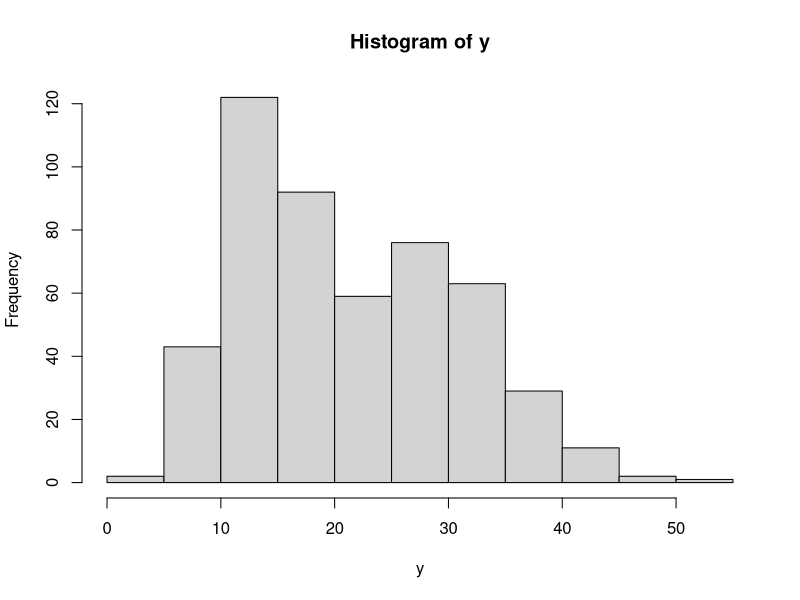
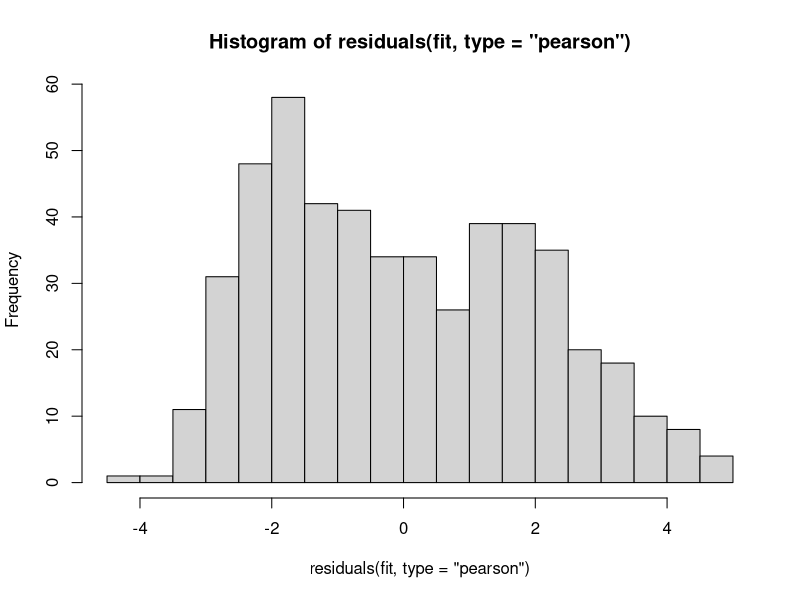
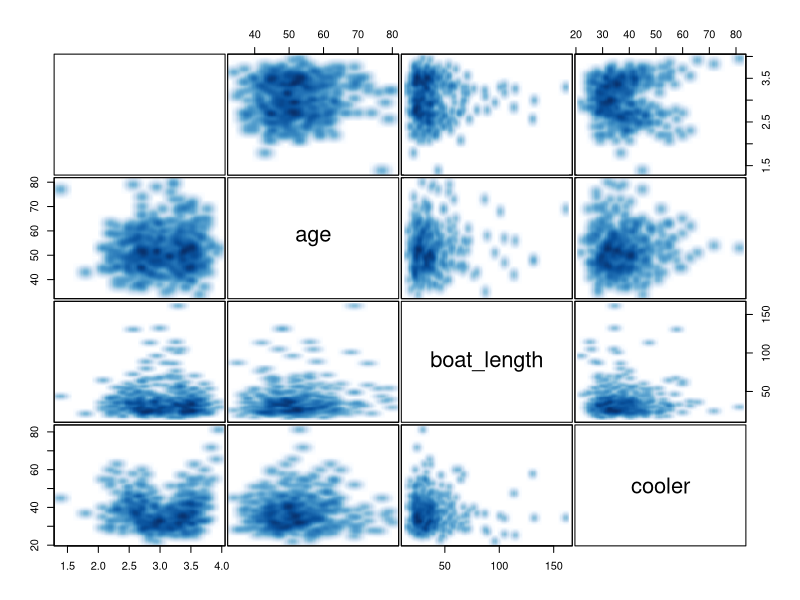
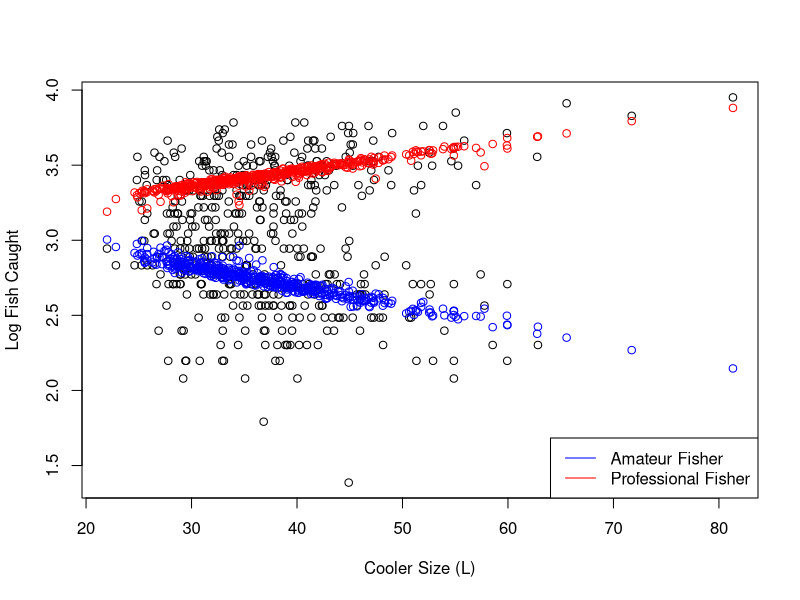
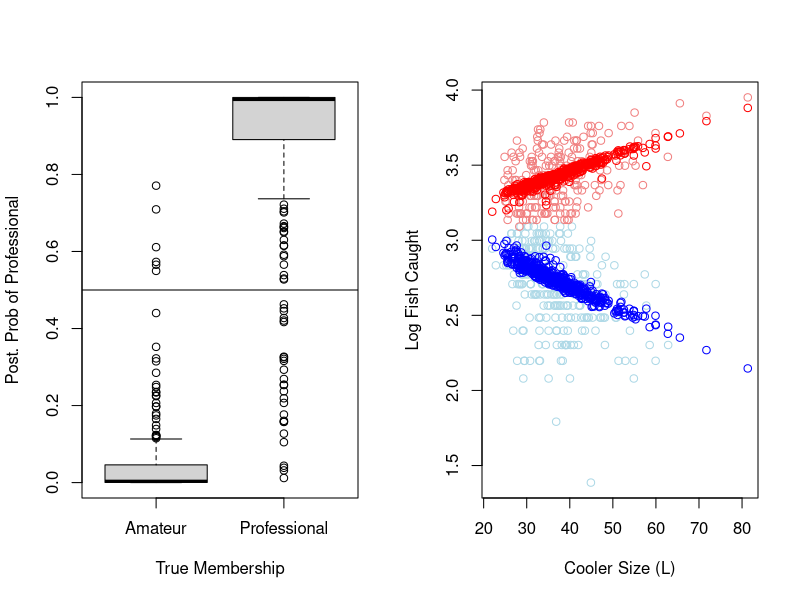

Write the R code that produced these figures, in order.
## ---- chunk 1
knitr::opts_chunk$set(echo = TRUE)
## ---- chunk 2
# generate the data
set.seed(10)

# sample size
n = 500

# create design matrix
cooler = round(rt(n, 15, 35),2)
boat_length =  round(rt(n,5, 30),2)
age = round(rt(n,25, 50))
X = model.matrix(~ 1 + age + boat_length + cooler)

# set coefficients
pi1 = 0.5 # non-professional proportion
pi2 = 1-pi1 # professional proportion
beta_1 = matrix(c(3, 0, 0, -.01),ncol = 1) # NP coefs, larger boat cooler = less fish
beta_2 = matrix(c(3, 0, 0, .01),ncol = 1) # P coefs, larger boat cooler = more fish

# simulate data
group_indicators = rbinom(n, 1, pi2) # 1 = P, 0 = NP
y = rep(0, n)
y[group_indicators == 0] = rpois(n = sum(group_indicators == 0),lambda = exp(X[group_indicators == 0,]%*%beta_1))
y[group_indicators == 1] = rpois(n = sum(group_indicators == 1),lambda = exp(X[group_indicators == 1,]%*%beta_2))
# write.table(cbind(y, X[,-1]), file = './em/fish.txt', quote = F, col.names = T, row.names = F,  sep = "\t")
## ---- chunk 3
fit = glm(y ~ X-1, family = poisson())
summary(fit)
## ---- chunk 4
hist(y)
## ---- chunk 5
hist(residuals(fit, type="pearson"), breaks = 20)
## ---- chunk 6
pairs(cbind(log(y+1), X[,-1]), panel = function(...) smoothScatter(..., nrpoints = 0, add = TRUE), gap = 0.2)
## ---- chunk 7
tol = 10^-5
maxit = 50
iter = 0
eps = Inf
ll = -10000
fit = list()
  
## create posterior probability matrix
pp = matrix(0, n, 2)
colnames(pp) = c("amateur","prof")

## use informative initialization, 
## assuming lower counts --> amatuer
## choose prop of samples that are amatuer first
## should vary this and re-evaluate
prop_ama = 0.6

## set everything greater than th
pp[y > quantile(y, prop_ama),2] = 1
pp[,1] = 1 - pp[,2]

## now start the EM algorithm
start = Sys.time()
while(eps > tol & iter < maxit){
  
  ## save old ll
    ll0 = ll
  
  ## start M-step
    # pi, mean of component pp's
    pi = colMeans(pp)
    
    # betak, weighted glm's based on pp
    for(i in 1:2) fit[[i]] = glm(y ~ X -1, family = poisson(), weights = pp[,i])
  
  ## start E-step
    # calculate numerator
    for(i in 1:2) pp[,i] = pi[i]*dpois(y,lambda = fit[[i]]$fitted)
  
    # divide by denominator, the sum across components in each i
    pp = pp/rowSums(pp)
 
  ## calculate LL
    interior_sum = 0
    for(i in 1:2) interior_sum = interior_sum + pi[i]*dpois(y,lambda = fit[[i]]$fitted) 
    ll = sum(log(interior_sum))
    
  ## calculate relative change in log likelihood  
    eps  = abs(ll-ll0)/abs(ll0)
  
  ## update iterator
    iter = iter + 1
    if(iter == maxit) warning("Iteration limit reached without convergence")
  
  ## print out info to keep track
    cat(sprintf("Iter: %d logL: %.2f pi1: %.3f  eps:%f\n",iter, ll,pi[1],eps))
}

end = Sys.time()
print(end - start)
  
## ---- chunk 8
# print the mixture proportion estimates
print(pi)

# print the coefficients pertaining to the first mixture component
print(fit[[1]]$coef)

# print the coefficients pertaining to the second mixture component
print(fit[[2]]$coef)
## ---- chunk 9
plot(cooler, log(y+1), ylab = "Log Fish Caught", xlab = "Cooler Size (L)")
points(cooler, log(fit[[1]]$fitted+1), col = "blue")
points(cooler, log(fit[[2]]$fitted+1), col = "red")
legend(c("Amateur Fisher","Professional Fisher"),col = c("blue","red"),x = "bottomright", lty = c(1, 1)) 
## ---- chunk 10
par(mfrow = c(1,2))
boxplot(pp[,2] ~ factor(group_indicators,labels =  c("Amateur","Professional")), ylab= "Post. Prob of Professional", xlab = "True Membership")
abline(h = 0.5)
colvec = rep("lightblue", length(y))
colvec[pp[,2] > .5] = "lightcoral"
plot(cooler, log(y+1), ylab = "Log Fish Caught", xlab = "Cooler Size (L)", col = colvec)
points(cooler, log(fit[[1]]$fitted+1), col = "blue")
points(cooler, log(fit[[2]]$fitted+1), col = "red")
## ---- chunk 11

pois.two.mix.reg.em = function(y, X, tol, maxit, prop1, trace = 0){
  
  ## initialize 
  n = length(y)
  iter = 0
  eps = Inf
  ll = -10000
  fit = list()

  ## create posterior probability matrix
  pp = matrix(0, n, 2)
  colnames(pp) = c("amateur","prof")
  
  ## use informative initialization, 
  ## assuming lower counts --> amatuer
  ## choose prop of samples that are amatuer first
  ## should vary this and re-evaluate
  
  ## set everything greater than th
  pp[y > quantile(y, prop1),2] = 1
  pp[,1] = 1 - pp[,2]
  
  ## now start the EM algorithm
  start = Sys.time()
  while(eps > tol & iter < maxit){
    
    ## save old ll
      ll0 = ll
    
    ## start M-step
      # pi, mean of component pp's
      pi = colMeans(pp)
      
      # betak, weighted glm's based on pp
      for(i in 1:2) fit[[i]] = glm(y ~ X -1, family = poisson(), weights = pp[,i])
    
    ## start E-step
      # calculate numerator
      for(i in 1:2) pp[,i] = pi[i]*dpois(y,lambda = fit[[i]]$fitted)
    
      # divide by denominator, the sum across components in each i
      pp = pp/rowSums(pp)
   
    ## calculate LL
      interior_sum = 0
      for(i in 1:2) interior_sum = interior_sum + pi[i]*dpois(y,lambda = fit[[i]]$fitted) 
      ll = sum(log(interior_sum))
      
    ## calculate relative change in log likelihood  
      eps  = abs(ll-ll0)/abs(ll0)
    
    ## update iterator
      iter = iter + 1
      if(iter == maxit) warning("Iteration limit reached without convergence")
    
    ## print out info to keep track
    if(trace >0)  cat(sprintf("Iter: %d logL: %.2f pi1: %.3f  eps:%f\n",iter, ll,pi[1],eps))
  }
  
  # return coefficients
  res = c(pi, fit[[1]]$coef, fit[[2]]$coef)
  names(res) = c("pi1", "pi2", "int1","age1","boat_length1","cooler1", "int2","age2","boat_length2","cooler2")
  return(res)
}
## ---- chunk 12
fit = pois.two.mix.reg.em(y=y, X= X,tol = tol,maxit = maxit, prop1 = prop_ama, trace = 0)
print(fit)
## ---- chunk 13
# Set number of bootstrap samples of size n to draw
B = 100

# create matrix to save estimates
est  = matrix(NA, B, length(fit))
# start loop
for(i in 1:B){
  # get indices for resampled observations with replacement
  index = sample(1:n,replace = T)
  
  # fit EM to resampled data 
  res = pois.two.mix.reg.em(y=y[index], X= X[index,],tol = tol,maxit = maxit, prop1 = prop_ama, trace = 0)
  
  # save values
  est[i,] = res
  
  # print first 5 parameter estimates every 200 just for illustration purposes
  if(floor(i/20) == ceiling(i/20)) print(est[i,1:5])
}
## ---- chunk 14
cov(est)[1:5,1:5]
## ---- chunk 15
print(sqrt(diag(cov(est))))
## ---- chunk 16
# generate the data
set.seed(10)

# sample size
n = 10000

# create design matrix
cooler = round(rt(n, 15, 35),2)
boat_length =  round(rt(n,5, 30),2)
age = round(rt(n,25, 50))
X = model.matrix(~ 1 + age + boat_length + cooler)

# set coefficients
pi1 = 0.5 # non-professional proportion
pi2 = 1-pi1 # professional proportion
beta_1 = matrix(c(3, 0, 0, -.01),ncol = 1) # NP coefs, larger boat cooler = less fish
beta_2 = matrix(c(3, 0, 0, .01),ncol = 1) # P coefs, larger boat cooler = more fish
phi = 10

# simulate data

group_indicators = rbinom(n, 1, pi2) # 1 = P, 0 = NP
y = rep(0, n)
y[group_indicators == 0] = rnbinom(n = sum(group_indicators == 0),mu = exp(X[group_indicators == 0,]%*%beta_1), size = phi)
y[group_indicators == 1] = rnbinom(n = sum(group_indicators == 1),mu = exp(X[group_indicators == 1,]%*%beta_2), size = phi)
## ---- chunk 17
library(MASS)
tol = 10^-10
maxit = 1000
iter = 0
eps = Inf
ll = -10000
fit = list()
  
## create posterior probability matrix
pp = matrix(0, n, 2)
colnames(pp) = c("amateur","prof")

## use informative initialization, 
## assuming lower counts --> amatuer
## choose prop of samples that are amatuer first
## should vary this and re-evaluate
prop_ama = 0.6

## set everything greater than th
pp[y > quantile(y, prop_ama),2] = 1
pp[,1] = 1 - pp[,2]

## now start the EM algorithm
start = Sys.time()
while(eps > tol & iter < maxit){
  
  ## save old ll
    ll0 = ll
  
  ## start M-step
    # pi, mean of component pp's
    pi = colMeans(pp)
    
    # betak, weighted glm's based on pp
    for(i in 1:2) fit[[i]] = glm.nb(y ~ X -1,  weights = pp[,i],control = list(maxit = 25, epsilon = 10^-8, trace = 0))
  
  ## start E-step
    # calculate numerator
    for(i in 1:2) pp[,i] = pi[i]*dnbinom(y,mu = fit[[i]]$fitted, size = fit[[i]]$theta)
  
    # divide by denominator, the sum across components in each i
    pp = pp/rowSums(pp)
 
  ## calculate LL
    interior_sum = 0
    for(i in 1:2) interior_sum = interior_sum + pi[i]*dnbinom(y,mu = fit[[i]]$fitted, size = fit[[i]]$theta)
    ll = sum(log(interior_sum))
    
  ## calculate relative change in log likelihood  
    eps  = abs(ll-ll0)/abs(ll0)
  
  ## update iterator
    iter = iter + 1
    if(iter == maxit) warning("Iteration limit reached without convergence")
  
  ## print out info to keep track
    if(floor(iter/20) == ceiling(iter/20)) cat(sprintf("Iter: %d logL: %.2f pi1: %.3f theta1: %.3f glm.nb1, eps:%f\n",iter, ll,pi[1],fit[[1]]$theta,eps))
}

end = Sys.time()
print(end - start)
## ---- chunk 18
phi.ml <-
  function(y, mu, n = sum(weights), weights, limit = 10,
           eps = .Machine$double.eps^0.25,
           trace = FALSE,
           p0 = NULL #  add this option new to pass starting values
           ){
    lambda = 1E-50            ### change to phi instead of theta? ###
    score <- function(n, ph, mu, y, w){
      sum(w*(digamma((1/ph) + y) - digamma(1/ph) + log(1/ph) +
               1 - log((1/ph) + mu) - (y + (1/ph))/(mu + (1/ph))))*(-1/ph^2) + 2*lambda*ph
    }
    info <- function(n, ph, mu, y, w){
      sum(w*( - trigamma((1/ph) + y) + trigamma((1/ph)) - ph +
                2/(mu + (1/ph)) - (y + (1/ph))/(mu + (1/ph))^2))*(1/ph^4) + 2*lambda
    }
    if(inherits(y, "lm")) {
      mu <- y$fitted.values
      y <- if(is.null(y$y)) mu + residuals(y) else y$y
    }
    
    if(missing(weights)) weights <- rep(1, length(y))
    #t0 <- n/sum(weights*(y/mu - 1)^2)
    if(is.null(p0)){ ## added this in new
      p0 <- sum(weights*(y/mu - 1)^2)/n
    }
    
    it <- 0
    del <- 1
    if(trace) message(sprintf("phi.ml: iter %d 'phi = %f'",
                              it, signif(p0)), domain = NA)
    while((it <- it + 1) < limit && abs(del) > eps) {
      p0 <- abs(p0)
      del <- score(n, p0, mu, y, weights)/(i <- info(n, p0, mu, y, weights))
      p0 <- p0 + del
      if(trace) message("phi.ml: iter", it," phi =", signif(p0))
    }
    
    if(p0 < 0) {
      p0 <- 0
      warning("estimate truncated at zero")
      attr(p0, "warn") <- gettext("estimate truncated at zero")
    }
    
    if(it == limit) {
      warning("iteration limit reached")
      attr(p0, "warn") <- gettext("iteration limit reached")
    }
    attr(p0, "SE") <- sqrt(1/i)
    res <- list(p0=p0)
    return(res)
  }
## ---- chunk 19
tol = 10^-10
maxit = 1000
iter = 0
eps = Inf
ll = -10000
fit = list()
  
## create posterior probability matrix
pp = matrix(0, n, 2)
colnames(pp) = c("amateur","prof")

## use informative initialization, 
## assuming lower counts --> amatuer
## choose prop of samples that are amatuer first
## should vary this and re-evaluate
prop_ama = 0.6

## set everything greater than th
pp[y > quantile(y, prop_ama),2] = 1
pp[,1] = 1 - pp[,2]

## now start the EM algorithm
start = Sys.time()
while(eps > tol & iter < maxit){
  
  ## save old ll
    ll0 = ll
  
  ## start M-step
    # pi, mean of component pp's
    pi = colMeans(pp)
    
    # Now only one round of beta
    for(i in 1:2){
      if(iter==0){
      # first EM iteration fit poisson reg
      fit[[i]] = glm(y ~ X -1,  weights = pp[,i],
                     family = poisson(),
                     control = list(maxit = 25, epsilon = 10^-8, trace = 0))
      }else{
        # otherwise fit NB reg using prior theta
        fit[[i]] = glm(y ~ X -1,  weights = pp[,i],
                     family = negative.binomial(theta = 1/phi),
                     control = list(maxit = 25, epsilon = 10^-8, trace = 0))
      }
    }
    
    # now one round of phi.ml, returns 1/phi actually so need to invert
    for(i in 1:2) fit[[i]]$theta = 1/phi.ml(y = y, mu = fit[[i]]$fitted,weights = pp[,i])$p0
  
  ## start E-step
    # calculate numerator
    for(i in 1:2) pp[,i] = pi[i]*dnbinom(y,mu = fit[[i]]$fitted, size = fit[[i]]$theta)
  
    # divide by denominator, the sum across components in each i
    pp = pp/rowSums(pp)
 
  ## calculate LL
    interior_sum = 0
    for(i in 1:2) interior_sum = interior_sum + pi[i]*dnbinom(y,mu = fit[[i]]$fitted, size = fit[[i]]$theta)
    ll = sum(log(interior_sum))
    
  ## calculate relative change in log likelihood  
    eps  = abs(ll-ll0)/abs(ll0)
  
  ## update iterator
    iter = iter + 1
    if(iter == maxit) warning("Iteration limit reached without convergence")
  
  ## print out info to keep track
    if(iter == 1 | floor(iter/20) == ceiling(iter/20)) cat(sprintf("Iter: %d logL: %.2f pi1: %.3f theta1: %.3f eps:%f\n",iter, ll,pi[1],fit[[1]]$theta,eps))
}

end = Sys.time()
print(end - start)
## ---- chunk 20
tol = 10^-10
maxit = 1000
iter = 0
eps = Inf
ll = -10000
fit = list()
  
## create posterior probability matrix
pp = matrix(0, n, 2)
colnames(pp) = c("amateur","prof")

## use informative initialization, 
## assuming lower counts --> amatuer
## choose prop of samples that are amatuer first
## should vary this and re-evaluate
prop_ama = 0.6

## set everything greater than th
pp[y > quantile(y, prop_ama),2] = 1
pp[,1] = 1 - pp[,2]

## now start the EM algorithm
start = Sys.time()
while(eps > tol & iter < maxit){
  
  ## save old ll
    ll0 = ll
  
  ## start M-step:  pi
    # pi, mean of component pp's
    pi = colMeans(pp)
  
  ## start E-step 1
    if(iter > 0){    
      # calculate numerator
        for(i in 1:2) pp[,i] = pi[i]*dnbinom(y,mu = fit[[i]]$fitted, size = fit[[i]]$theta)
    
      # divide by denominator, the sum across components in each i
      pp = pp/rowSums(pp)
    }
  
  ## start M-step:  beta
    for(i in 1:2){
      if(iter==0){
      # first EM iteration fit poisson reg
      fit[[i]] = glm(y ~ X -1,  weights = pp[,i],
                     family = poisson(),
                     control = list(maxit = 25, epsilon = 10^-8, trace = 0))
      }else{
        # otherwise fit NB reg using prior theta
        # saving prior theta so not lost
        phi = fit[[i]]$theta
        fit[[i]] = glm(y ~ X -1,  weights = pp[,i],
                     family = negative.binomial(theta = phi),
                     control = list(maxit = 25, epsilon = 10^-8, trace = 0))
        fit[[i]]$theta = phi
      }
    }

  ## start E-step 2    
    if(iter > 0){    
      # calculate numerator
        for(i in 1:2) pp[,i] = pi[i]*dnbinom(y,mu = fit[[i]]$fitted, size = fit[[i]]$theta)
    
      # divide by denominator, the sum across components in each i
      pp = pp/rowSums(pp)
    }

    
  ## start M-step:  phi
    for(i in 1:2) fit[[i]]$theta = 1/phi.ml(y = y, mu = fit[[i]]$fitted,weights = pp[,i])$p0
  
  ## start E-step 3
    # calculate numerator
    for(i in 1:2) pp[,i] = pi[i]*dnbinom(y,mu = fit[[i]]$fitted, size = fit[[i]]$theta)
  
    # divide by denominator, the sum across components in each i
    pp = pp/rowSums(pp)
 
  ## calculate LL
    interior_sum = 0
    for(i in 1:2) interior_sum = interior_sum + pi[i]*dnbinom(y,mu = fit[[i]]$fitted, size = fit[[i]]$theta)
    ll = sum(log(interior_sum))
    
  ## calculate relative change in log likelihood  
    eps  = abs(ll-ll0)/abs(ll0)
  
  ## update iterator
    iter = iter + 1
    if(iter == maxit) warning("Iteration limit reached without convergence")
  
  ## print out info to keep track
  if(iter == 1 | floor(iter/20) == ceiling(iter/20)) cat(sprintf("Iter: %d logL: %.2f pi1: %.3f theta1: %.3f eps:%f\n",iter, ll,pi[1],fit[[1]]$theta,eps))
    
}


end = Sys.time()
print(end - start)
## ---- chunk 21
tol = 10^-10
maxit = 1000
iter = 0
eps = Inf
ll = -10000
fit = list()
  
## create posterior probability matrix
pp = matrix(0, n, 2)
colnames(pp) = c("amateur","prof")

## use informative initialization, 
## assuming lower counts --> amatuer
## choose prop of samples that are amatuer first
## should vary this and re-evaluate
prop_ama = 0.6

## set everything greater than th
pp[y > quantile(y, prop_ama),2] = 1
pp[,1] = 1 - pp[,2]

## now start the EM algorithm
start = Sys.time()
while(eps > tol & iter < maxit){
  
  ## save old ll
    ll0 = ll
  
  ## start M-step:  pi
    # pi, mean of component pp's
    pi = colMeans(pp)
  
  ## start E-step 1
    if(iter > 0){    
      # calculate numerator
        for(i in 1:2) pp[,i] = pi[i]*dnbinom(y,mu = fit[[i]]$fitted, size = fit[[i]]$theta)
    
      # divide by denominator, the sum across components in each i
      pp = pp/rowSums(pp)
    }
  
  ## start M-step:  beta, now passing prior estimate of beta
    for(i in 1:2){
      if(iter==0){
      # first EM iteration fit poisson reg
      fit[[i]] = glm(y ~ X -1,  weights = pp[,i],
                     family = poisson(),
                     control = list(maxit = 25, epsilon = 10^-8, trace = 0))
      }else{
        # otherwise fit NB reg using prior theta
        # saving prior theta so not lost
        phi = fit[[i]]$theta
        fit[[i]] = glm(y ~ X -1,  weights = pp[,i],
                     family = negative.binomial(theta = 1/phi),start = fit[[i]]$coefficients,
                     control = list(maxit = 25, epsilon = 10^-8, trace = 0))
        fit[[i]]$theta = phi
      }
    }

  ## start E-step 2    
    if(iter > 0){    
      # calculate numerator
        for(i in 1:2) pp[,i] = pi[i]*dnbinom(y,mu = fit[[i]]$fitted, size = fit[[i]]$theta)
    
      # divide by denominator, the sum across components in each i
      pp = pp/rowSums(pp)
    }

    
  ## start M-step:  phi, now passing prior estimate of phi
    for(i in 1:2){
      if(iter > 0){
        fit[[i]]$theta = 1/phi.ml(y = y, mu = fit[[i]]$fitted,weights = pp[,i],p0 = 1/fit[[i]]$theta)$p0
      }else{
        fit[[i]]$theta = 1/phi.ml(y = y, mu = fit[[i]]$fitted,weights = pp[,i])$p0
      }
    }
  ## start E-step 3
    # calculate numerator
    for(i in 1:2) pp[,i] = pi[i]*dnbinom(y,mu = fit[[i]]$fitted, size = fit[[i]]$theta)
  
    # divide by denominator, the sum across components in each i
    pp = pp/rowSums(pp)
 
  ## calculate LL
    interior_sum = 0
    for(i in 1:2) interior_sum = interior_sum + pi[i]*dnbinom(y,mu = fit[[i]]$fitted, size = fit[[i]]$theta)
    ll = sum(log(interior_sum))
    
  ## calculate relative change in log likelihood  
    eps  = abs(ll-ll0)/abs(ll0)
  
  ## update iterator
    iter = iter + 1
    if(iter == maxit) warning("Iteration limit reached without convergence")
  
  ## print out info to keep track
  if(iter == 1 | floor(iter/20) == ceiling(iter/20)) cat(sprintf("Iter: %d logL: %.2f pi1: %.3f theta1: %.3f eps:%f\n",iter, ll,pi[1],fit[[1]]$theta,eps))
    
}

end = Sys.time()
print(end - start)
